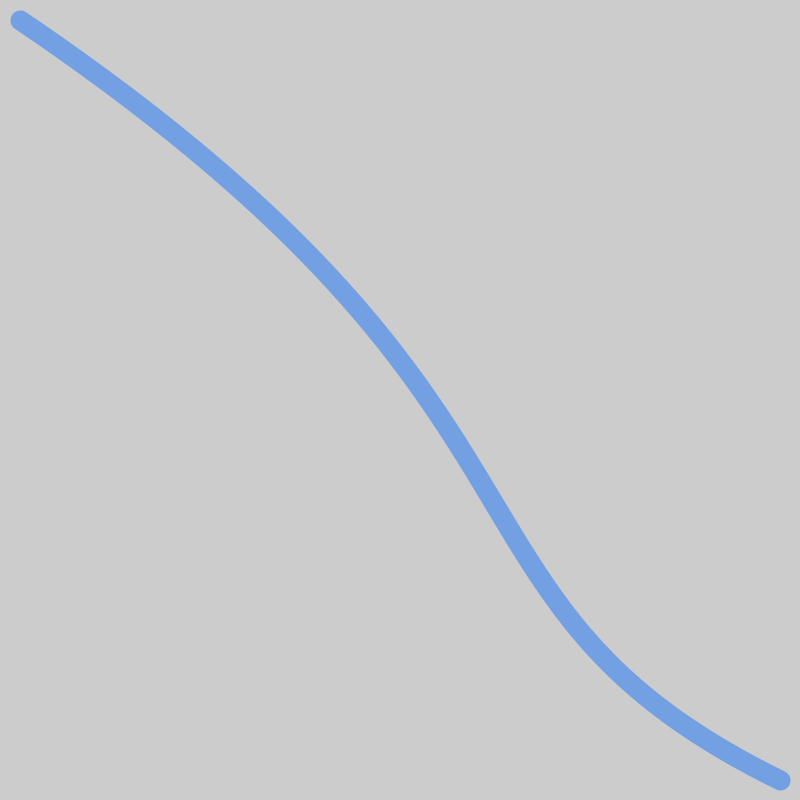
Frame 1 (no input)
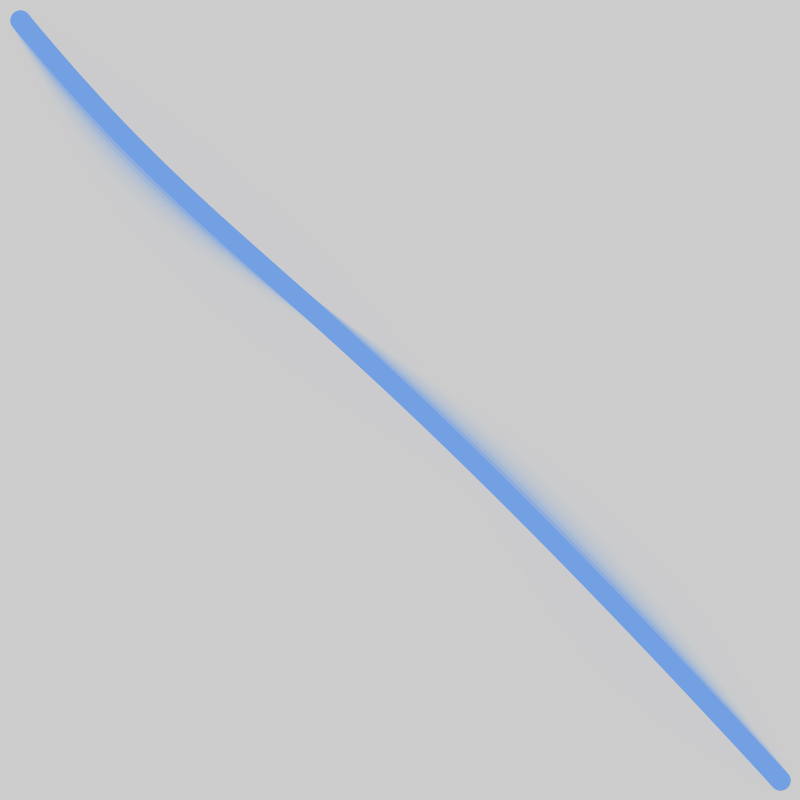
Frame 60 (the mouse pressed at the canvas centre just before this capture)
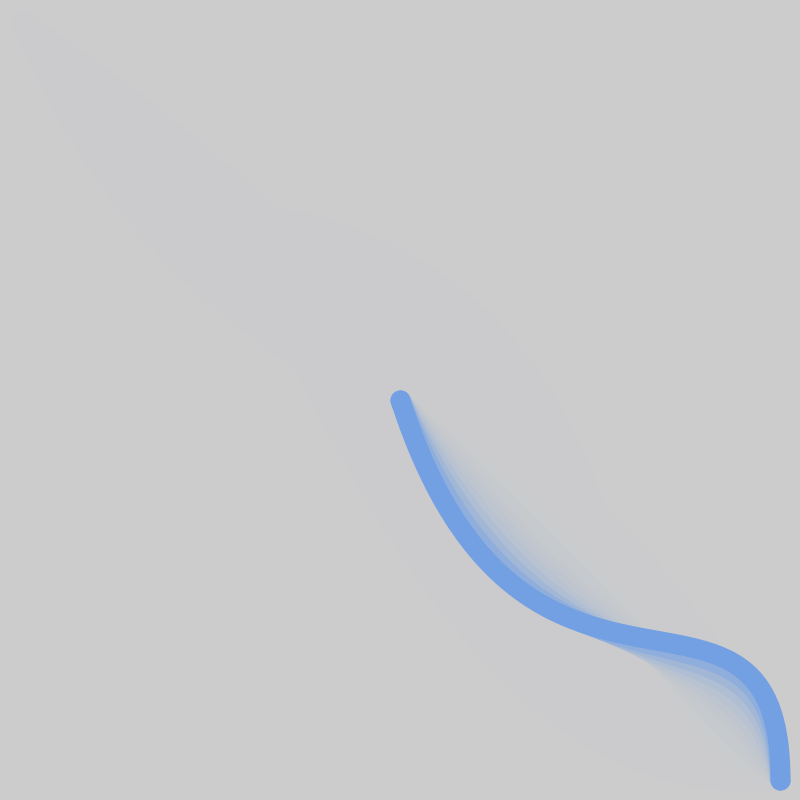
Frame 120 (the mouse held since frame 60 and released just before this capture)

The Processing sketch that drew these frames (run headless with seeded random() and noise(); from frame 60 on, the mouse is pressed at the canvas centre):

// Processing sketch: bezzier_curve_animation
// ── bezzier_curve_animation.pde
float steps = 100;
float pos = 0;
int x1 = 10;
int y1 = 10;
int x2 = width - 10;
int y2 = height - 10;

void setup() {
  size(800, 800);
  frameRate(30);
  noFill();
  strokeWeight(20);

  x1 = 20;
  y1 = 20;
  x2 = width - 20;
  y2 = height - 20;

  smooth();
}

void draw() {
  // smudging background
  fill(205, 80);
  noStroke();
  rect(0, 0, width, height);

  // the curve
  noFill();
  stroke(115, 160, 226);

  pos += (TWO_PI / steps);

  float c = width / 2;
  float s = 200; 
  if (mouseX != 0) s = mouseX;
  bezier(x1, y1, 
    cos(pos) * s + c, sin(pos) * s + c, sin(pos) * s + c, cos(pos) * s + c, 
    x2, y2);
}

boolean settingX1Y1 = true;
void mousePressed() {
  if (settingX1Y1) {
    x1 = mouseX;
    y1 = mouseY;
  } else {
    x2 = mouseX;
    y2 = mouseY;
  }
  settingX1Y1 = !settingX1Y1;
}
